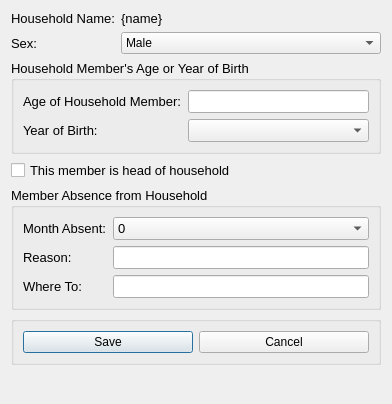
<?xml version="1.0" encoding="UTF-8"?>
<ui version="4.0">
 <class>AddHouseholdMember</class>
 <widget class="QDialog" name="AddHouseholdMember">
  <property name="windowModality">
   <enum>Qt::NonModal</enum>
  </property>
  <property name="geometry">
   <rect>
    <x>0</x>
    <y>0</y>
    <width>392</width>
    <height>404</height>
   </rect>
  </property>
  <property name="windowTitle">
   <string>Add Household Member</string>
  </property>
  <layout class="QFormLayout" name="formLayout_3">
   <item row="0" column="0">
    <widget class="QLabel" name="label">
     <property name="font">
      <font>
       <pointsize>10</pointsize>
      </font>
     </property>
     <property name="text">
      <string>Household Name:</string>
     </property>
    </widget>
   </item>
   <item row="0" column="1">
    <widget class="QLabel" name="lblHouseholdName">
     <property name="sizePolicy">
      <sizepolicy hsizetype="Expanding" vsizetype="Preferred">
       <horstretch>0</horstretch>
       <verstretch>0</verstretch>
      </sizepolicy>
     </property>
     <property name="font">
      <font>
       <pointsize>10</pointsize>
      </font>
     </property>
     <property name="text">
      <string>{name}</string>
     </property>
    </widget>
   </item>
   <item row="1" column="0">
    <widget class="QLabel" name="label_4">
     <property name="font">
      <font>
       <pointsize>10</pointsize>
      </font>
     </property>
     <property name="text">
      <string>Sex:</string>
     </property>
     <property name="buddy">
      <cstring>cboSex</cstring>
     </property>
    </widget>
   </item>
   <item row="1" column="1">
    <widget class="QComboBox" name="cboSex">
     <item>
      <property name="text">
       <string>Male</string>
      </property>
     </item>
     <item>
      <property name="text">
       <string>Female</string>
      </property>
     </item>
    </widget>
   </item>
   <item row="2" column="0" colspan="2">
    <widget class="QGroupBox" name="groupBox">
     <property name="font">
      <font>
       <pointsize>10</pointsize>
      </font>
     </property>
     <property name="title">
      <string>Household Member's Age or Year of Birth</string>
     </property>
     <layout class="QFormLayout" name="formLayout_2">
      <item row="0" column="0">
       <widget class="QLabel" name="label_2">
        <property name="font">
         <font>
          <pointsize>10</pointsize>
         </font>
        </property>
        <property name="text">
         <string>Age of Household Member:</string>
        </property>
        <property name="buddy">
         <cstring>txtAge</cstring>
        </property>
       </widget>
      </item>
      <item row="0" column="1">
       <widget class="QLineEdit" name="txtAge"/>
      </item>
      <item row="1" column="0">
       <widget class="QLabel" name="label_3">
        <property name="font">
         <font>
          <pointsize>10</pointsize>
         </font>
        </property>
        <property name="text">
         <string>Year of Birth:</string>
        </property>
        <property name="buddy">
         <cstring>cmbYearOfBirth</cstring>
        </property>
       </widget>
      </item>
      <item row="1" column="1">
       <widget class="QComboBox" name="cmbYearOfBirth"/>
      </item>
     </layout>
    </widget>
   </item>
   <item row="3" column="0" colspan="2">
    <widget class="QCheckBox" name="chkHeadHousehold">
     <property name="font">
      <font>
       <pointsize>10</pointsize>
      </font>
     </property>
     <property name="text">
      <string>This member is head of household</string>
     </property>
    </widget>
   </item>
   <item row="4" column="0" colspan="2">
    <widget class="QGroupBox" name="groupBox_2">
     <property name="font">
      <font>
       <pointsize>10</pointsize>
      </font>
     </property>
     <property name="title">
      <string>Member Absence from Household</string>
     </property>
     <layout class="QFormLayout" name="formLayout">
      <item row="0" column="0">
       <widget class="QLabel" name="label_5">
        <property name="font">
         <font>
          <pointsize>10</pointsize>
         </font>
        </property>
        <property name="text">
         <string>Month Absent:</string>
        </property>
        <property name="buddy">
         <cstring>cmbMonthsAbsent</cstring>
        </property>
       </widget>
      </item>
      <item row="0" column="1">
       <widget class="QComboBox" name="cmbMonthsAbsent">
        <item>
         <property name="text">
          <string>0</string>
         </property>
        </item>
        <item>
         <property name="text">
          <string>1</string>
         </property>
        </item>
        <item>
         <property name="text">
          <string>2</string>
         </property>
        </item>
        <item>
         <property name="text">
          <string>3</string>
         </property>
        </item>
        <item>
         <property name="text">
          <string>4</string>
         </property>
        </item>
        <item>
         <property name="text">
          <string>5</string>
         </property>
        </item>
        <item>
         <property name="text">
          <string>6</string>
         </property>
        </item>
        <item>
         <property name="text">
          <string>7</string>
         </property>
        </item>
        <item>
         <property name="text">
          <string>8</string>
         </property>
        </item>
        <item>
         <property name="text">
          <string>9</string>
         </property>
        </item>
        <item>
         <property name="text">
          <string>10</string>
         </property>
        </item>
        <item>
         <property name="text">
          <string>11</string>
         </property>
        </item>
        <item>
         <property name="text">
          <string>12</string>
         </property>
        </item>
       </widget>
      </item>
      <item row="1" column="0">
       <widget class="QLabel" name="label_6">
        <property name="text">
         <string>Reason:</string>
        </property>
        <property name="buddy">
         <cstring>txtReason</cstring>
        </property>
       </widget>
      </item>
      <item row="1" column="1">
       <widget class="QLineEdit" name="txtReason"/>
      </item>
      <item row="2" column="0">
       <widget class="QLabel" name="label_7">
        <property name="text">
         <string>Where To:</string>
        </property>
        <property name="buddy">
         <cstring>txtWhere</cstring>
        </property>
       </widget>
      </item>
      <item row="2" column="1">
       <widget class="QLineEdit" name="txtWhere"/>
      </item>
     </layout>
    </widget>
   </item>
   <item row="5" column="0" colspan="2">
    <widget class="QGroupBox" name="groupBox_3">
     <property name="title">
      <string/>
     </property>
     <layout class="QHBoxLayout" name="horizontalLayout">
      <item>
       <widget class="QPushButton" name="cmdSave">
        <property name="text">
         <string>Save</string>
        </property>
       </widget>
      </item>
      <item>
       <widget class="QPushButton" name="cmdCancel">
        <property name="text">
         <string>Cancel</string>
        </property>
       </widget>
      </item>
     </layout>
    </widget>
   </item>
  </layout>
 </widget>
 <tabstops>
  <tabstop>cboSex</tabstop>
  <tabstop>txtAge</tabstop>
  <tabstop>cmbYearOfBirth</tabstop>
  <tabstop>chkHeadHousehold</tabstop>
  <tabstop>cmbMonthsAbsent</tabstop>
  <tabstop>txtReason</tabstop>
  <tabstop>txtWhere</tabstop>
  <tabstop>cmdSave</tabstop>
  <tabstop>cmdCancel</tabstop>
 </tabstops>
 <resources/>
 <connections>
  <connection>
   <sender>cmdCancel</sender>
   <signal>clicked()</signal>
   <receiver>AddHouseholdMember</receiver>
   <slot>mdiClose()</slot>
   <hints>
    <hint type="sourcelabel">
     <x>342</x>
     <y>369</y>
    </hint>
    <hint type="destinationlabel">
     <x>209</x>
     <y>348</y>
    </hint>
   </hints>
  </connection>
  <connection>
   <sender>cmdSave</sender>
   <signal>clicked()</signal>
   <receiver>AddHouseholdMember</receiver>
   <slot>saveMember()</slot>
   <hints>
    <hint type="sourcelabel">
     <x>70</x>
     <y>358</y>
    </hint>
    <hint type="destinationlabel">
     <x>146</x>
     <y>366</y>
    </hint>
   </hints>
  </connection>
  <connection>
   <sender>cmbYearOfBirth</sender>
   <signal>currentIndexChanged(int)</signal>
   <receiver>AddHouseholdMember</receiver>
   <slot>updateAge()</slot>
   <hints>
    <hint type="sourcelabel">
     <x>273</x>
     <y>138</y>
    </hint>
    <hint type="destinationlabel">
     <x>351</x>
     <y>189</y>
    </hint>
   </hints>
  </connection>
  <connection>
   <sender>txtAge</sender>
   <signal>editingFinished()</signal>
   <receiver>AddHouseholdMember</receiver>
   <slot>updateYearOfBirth()</slot>
   <hints>
    <hint type="sourcelabel">
     <x>300</x>
     <y>110</y>
    </hint>
    <hint type="destinationlabel">
     <x>362</x>
     <y>38</y>
    </hint>
   </hints>
  </connection>
 </connections>
 <slots>
  <slot>updateAge()</slot>
  <slot>updateYearOfBirth()</slot>
  <slot>saveMember()</slot>
  <slot>mdiClose()</slot>
 </slots>
</ui>
